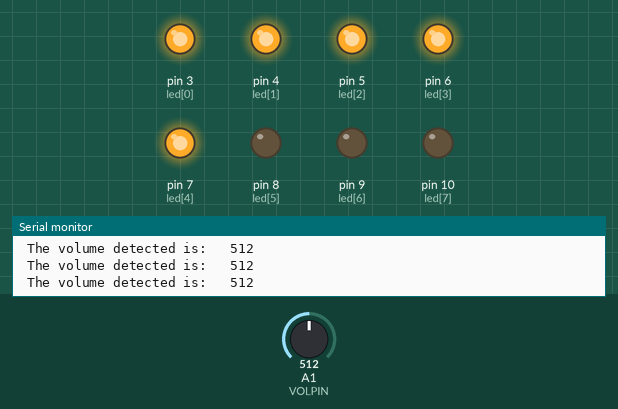
The sketch below on a simulated Arduino Uno, built with avr-gcc and run on an emulated ATmega328P. Shown: output pins drawn as LEDs (lit = HIGH), the last lines printed to the serial monitor. Inputs (shaded band) come from the test bench; at power-on: A1 (VOLPIN) = 512.

Above: at 1.2 s.
1.3 s: A1 (VOLPIN) set to 106
4.3 s: A1 (VOLPIN) set to 91
At 5.0 s:
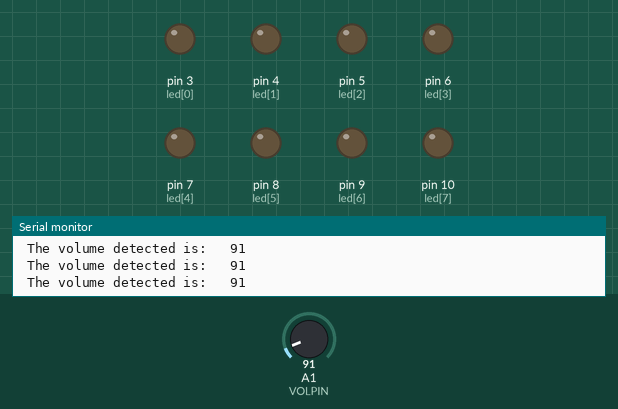
5.8 s: A1 (VOLPIN) set to 1023
At 6.1 s:
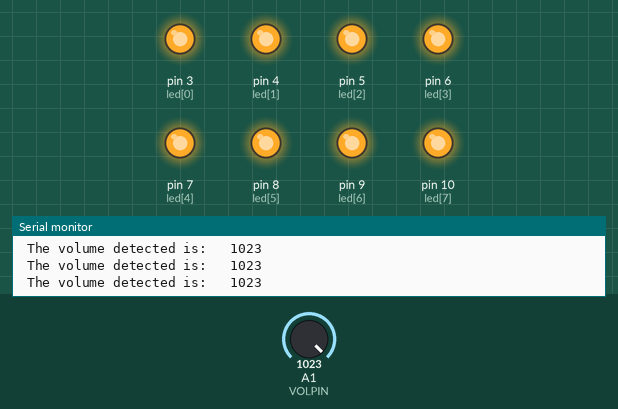
7.3 s: A1 (VOLPIN) set to 0
At 8.2 s:
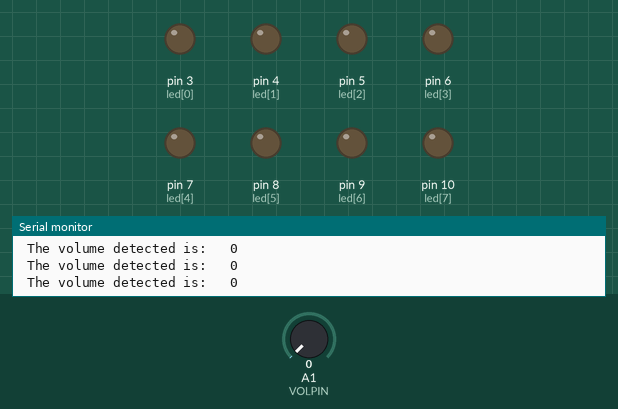
10.3 s: A1 (VOLPIN) set to 122
At 11.2 s:
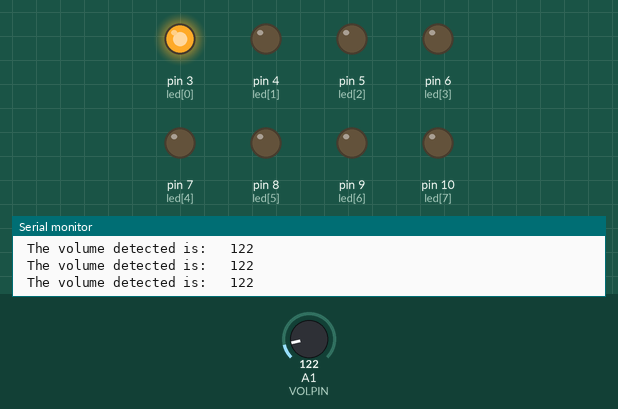
11.8 s: A1 (VOLPIN) set to 184
14.8 s: A1 (VOLPIN) set to 215
At 15.1 s:
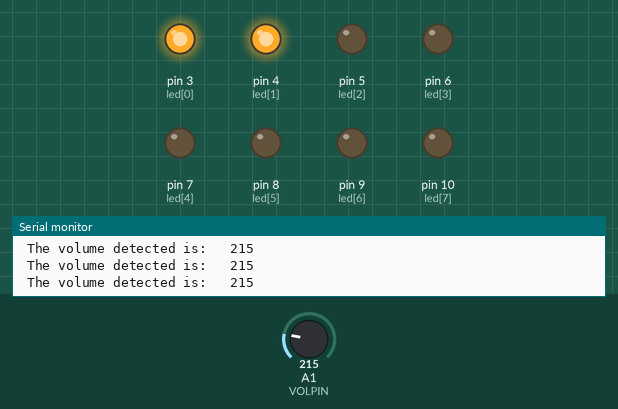
Timing chart, 0 to 17.3 s (numbered marks = the images above; inputs shaded):
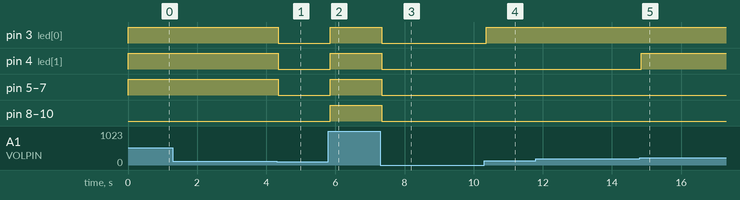

Measured:
- the behaviour switches between 100 and 99 on A1 (VOLPIN) (found by bisection; images 0 and 1)
- the behaviour switches between 199 and 200 on A1 (VOLPIN) (found by bisection; images 4 and 5)
- after the input at 4.3 s, pin 3 (led[0]), pin 4 (led[1]), pin 5 (led[2]), pin 6 (led[3]), pin 7 (led[4]): HIGH → LOW after 0.05 s
- after the input at 5.8 s, pin 3 (led[0]), pin 4 (led[1]), pin 5 (led[2]), pin 6 (led[3]), pin 7 (led[4]), pin 8 (led[5]), pin 9 (led[6]), pin 10 (led[7]): LOW → HIGH after 0.05 s
- after the input at 7.3 s, pin 3 (led[0]), pin 4 (led[1]), pin 5 (led[2]), pin 6 (led[3]), pin 7 (led[4]), pin 8 (led[5]), pin 9 (led[6]), pin 10 (led[7]): HIGH → LOW at once
- after the input at 10.3 s, pin 3 (led[0]): LOW → HIGH after 0.06 s
- after the input at 14.8 s, pin 4 (led[1]): LOW → HIGH at once

The sketch:

LED_volume_meter_GIT.ino
```cpp
/**
 The LEDs will light up according to how strong you blow the piezo.
**/
int led[8] = { 3, 4, 5, 6, 7, 8, 9, 10}; // Use and array to hold all the LEDs pin number
int VOLPIN = A1;//The pin for the piezo
int VOLUME = 0;//The value from the piezo
int result, i;

void setup()
{

/*This section with initialised the all the Pin define in led[8] as output
// Use a For loop to do repeated instruction to save you from type repeatly
***/
for (i = 0; i < 8; i++)
  pinMode(led[i], OUTPUT);

// You need to also tell arduino that this pin if used as an output
pinMode(VOLPIN,INPUT);

/*You need to define this as you using it some message when the arduino is running.
// Use Ctrl+Shift+m to open up the display console
*/
Serial.begin(9600);
}

void loop()
{
VOLUME = analogRead(VOLPIN);
Serial.print(" The volume detected is: ");
Serial.print("\t");    // prints a tab
Serial.println(VOLUME);

/* Since the volume to display has 8 levels each level has 100 unit
// After dividing by 8, we are left with smaller number to work with.
// This is call normalising*/

VOLUME = VOLUME / 100;
/*Since VOLUME is a integer it does not hold decimal (float), so you are only left with quotient
// Example: VOLUME = 549/100 = 5

  // This section for loop with based on the notmalised VOLUME to determine how many LEDs to light up

  // the "i" in the for loop will start with 0, runs the digitalWrite instruction,
  // then increase i by 1 check if greater than 8,
  // if no then runs the digitalWrite instruction with the new i
  // if yes it exit to the else
   */
  if (VOLUME == 0)  // Less than 100, set all 8 LEDs to be off
   {
   for(i = 0; i < 8; i++)
        {
     digitalWrite(led[i], LOW);

     }
  }

  else // The number of LEDs to light up with be equal to the value of VOLUME
  {
   for (i = 0; i < VOLUME; i++)
    {
     digitalWrite(led[i], HIGH);

    }
  }
}
```
